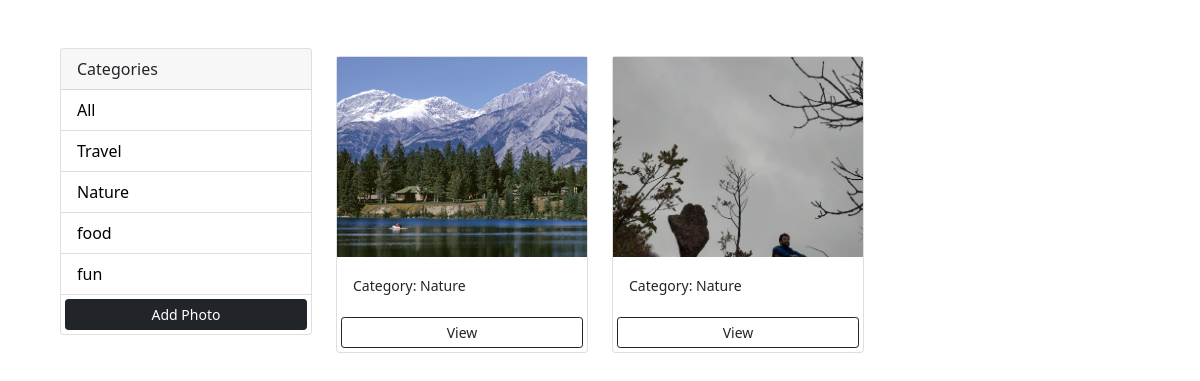
Screenshot of /?category=Nature with the database file from the repository.
### photos/models.py (models this page shows, shortened)
class Category(models.Model):
    name = models.CharField(max_length=100, null=False,blank=False)

class Photo(models.Model):
    category = models.ForeignKey(Category,on_delete=models.SET_NULL,null=True,blank=True)
    image = models.ImageField(null=False, blank=False)
    description = models.TextField()

### photos/views.py (the view)
# urls.py: path("", views.gallery, name="gallery"),
def gallery(request):
    category = request.GET.get("category")
    if category == None:
         photos = Photo.objects.all()
    else:
         photos = Photo.objects.filter(category__name__contains=category)
    categories = Category.objects.all()
    context = {'categories' : categories, 'photos' : photos }
    return render(request, 'photos/gallery.html', context)

### photos/templates/photos/gallery.html (shortened to what this page needs)
<!DOCTYPE html>
<html lang="en">
<head>
    <link href="https://cdn.jsdelivr.net/npm/bootstrap@5.0.0-beta2/dist/css/bootstrap.min.css" rel="stylesheet">
</head>
<body class="m-5">
    <div class="container">
        <div class="row">
            <div class="col-md-3">
                <div class="card">
                    <div class="card-header">
                      Categories
                    </div>
                    <ul class="list-group list-group-flush">
                      <li class="list-group-item">
                        <a href="{% url 'gallery'%}">All</a>
                      </li>
                      {% for category in categories %}
                        <li class="list-group-item">
                            <a href="{% url 'gallery'%}?category={{category.name}}">{{category.name}}</a>
                        </li>
                      {% endfor %}
                      <a href="{% url 'add'%}" class="btn btn-block btn-dark btn-sm m-1">Add Photo</a>
                    </ul>
                  </div>
            </div>
            <div class="col-md-9">
                <div class = "row">
                    {% for photo in photos  %}
                    <div class="col-md-4">
                        <div class="card my-2" >
                            <img class="image-thumbail" src="{{photo.image.url}}" alt="Card image cap">
                            <div class="card-body">
                              <small>Category: {{photo.category.name}}</small>
                            </div>
                            <a class="btn btn-outline-dark btn-sm m-1" href="{% url 'photo' photo.id %}">View</a>
                        </div>
                    </div>
                    {% empty %}
                        <h3>No photos...</h3>
                    {% endfor %}
                </div>
            </div>
        </div>
    </div>
</body>
</html>

### photos/templates/photos/gallery.html (style rules this page uses)
.image-thumbail { height: 200px; object-fit: cover; }
.list-group-item a { text-decoration: none; color: black; }

### rows the page displays
Category: name "Travel"
Category: name "Nature"
Category: name "food"
Category: name "fun"
Photo: image (picture), category.name "Nature"
Photo: image (picture), category.name "Nature"
